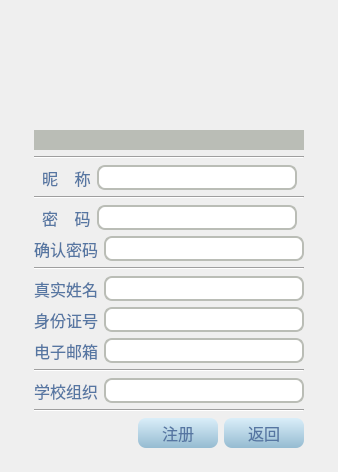
<?xml version="1.0" encoding="UTF-8"?>
<ui version="4.0">
 <class>Register</class>
 <widget class="QDialog" name="Register">
  <property name="geometry">
   <rect>
    <x>0</x>
    <y>0</y>
    <width>338</width>
    <height>472</height>
   </rect>
  </property>
  <property name="font">
   <font>
    <family>Ubuntu Mono</family>
    <pointsize>12</pointsize>
   </font>
  </property>
  <property name="windowTitle">
   <string>我的世界---注册</string>
  </property>
  <property name="styleSheet">
   <string notr="true">	color: rgb(86, 118, 162);</string>
  </property>
  <layout class="QVBoxLayout" name="verticalLayout_5">
   <item>
    <layout class="QHBoxLayout" name="horizontalLayout_12">
     <item>
      <spacer name="horizontalSpacer_22">
       <property name="orientation">
        <enum>Qt::Horizontal</enum>
       </property>
       <property name="sizeHint" stdset="0">
        <size>
         <width>40</width>
         <height>20</height>
        </size>
       </property>
      </spacer>
     </item>
     <item>
      <layout class="QVBoxLayout" name="verticalLayout_4">
       <item>
        <spacer name="verticalSpacer">
         <property name="orientation">
          <enum>Qt::Vertical</enum>
         </property>
         <property name="sizeHint" stdset="0">
          <size>
           <width>20</width>
           <height>27</height>
          </size>
         </property>
        </spacer>
       </item>
       <item>
        <layout class="QVBoxLayout" name="verticalLayout_3">
         <item>
          <layout class="QHBoxLayout" name="horizontalLayout_10">
           <item>
            <spacer name="horizontalSpacer_2">
             <property name="orientation">
              <enum>Qt::Horizontal</enum>
             </property>
             <property name="sizeHint" stdset="0">
              <size>
               <width>40</width>
               <height>20</height>
              </size>
             </property>
            </spacer>
           </item>
           <item>
            <widget class="QLabel" name="label_9">
             <property name="minimumSize">
              <size>
               <width>100</width>
               <height>100</height>
              </size>
             </property>
             <property name="maximumSize">
              <size>
               <width>100</width>
               <height>100</height>
              </size>
             </property>
             <property name="text">
              <string/>
             </property>
             <property name="pixmap">
              <pixmap resource="../resource/resource.qrc">:/png/ui_login.png</pixmap>
             </property>
             <property name="scaledContents">
              <bool>true</bool>
             </property>
            </widget>
           </item>
           <item>
            <spacer name="horizontalSpacer_3">
             <property name="orientation">
              <enum>Qt::Horizontal</enum>
             </property>
             <property name="sizeHint" stdset="0">
              <size>
               <width>40</width>
               <height>20</height>
              </size>
             </property>
            </spacer>
           </item>
          </layout>
         </item>
         <item>
          <layout class="QHBoxLayout" name="horizontalLayout_11">
           <item>
            <spacer name="horizontalSpacer_4">
             <property name="orientation">
              <enum>Qt::Horizontal</enum>
             </property>
             <property name="sizeHint" stdset="0">
              <size>
               <width>40</width>
               <height>20</height>
              </size>
             </property>
            </spacer>
           </item>
           <item>
            <layout class="QVBoxLayout" name="verticalLayout_2">
             <item>
              <widget class="QLabel" name="warning_label">
               <property name="font">
                <font>
                 <family>Ubuntu Mono</family>
                 <pointsize>11</pointsize>
                </font>
               </property>
               <property name="styleSheet">
                <string notr="true">color: rgb(204, 0, 0);
background-color: rgb(186, 189, 182);</string>
               </property>
               <property name="text">
                <string/>
               </property>
               <property name="alignment">
                <set>Qt::AlignCenter</set>
               </property>
               <property name="wordWrap">
                <bool>true</bool>
               </property>
              </widget>
             </item>
             <item>
              <widget class="Line" name="line_3">
               <property name="orientation">
                <enum>Qt::Horizontal</enum>
               </property>
              </widget>
             </item>
             <item>
              <layout class="QVBoxLayout" name="verticalLayout">
               <item>
                <layout class="QHBoxLayout" name="horizontalLayout">
                 <item>
                  <spacer name="horizontalSpacer_6">
                   <property name="orientation">
                    <enum>Qt::Horizontal</enum>
                   </property>
                   <property name="sizeHint" stdset="0">
                    <size>
                     <width>0</width>
                     <height>20</height>
                    </size>
                   </property>
                  </spacer>
                 </item>
                 <item>
                  <widget class="QLabel" name="label">
                   <property name="font">
                    <font>
                     <family>Ubuntu Mono</family>
                     <pointsize>12</pointsize>
                    </font>
                   </property>
                   <property name="styleSheet">
                    <string notr="true"/>
                   </property>
                   <property name="text">
                    <string>昵    称</string>
                   </property>
                  </widget>
                 </item>
                 <item>
                  <widget class="QLineEdit" name="ui_name">
                   <property name="minimumSize">
                    <size>
                     <width>200</width>
                     <height>25</height>
                    </size>
                   </property>
                   <property name="maximumSize">
                    <size>
                     <width>200</width>
                     <height>25</height>
                    </size>
                   </property>
                   <property name="font">
                    <font>
                     <family>Ubuntu Mono</family>
                     <pointsize>12</pointsize>
                    </font>
                   </property>
                   <property name="styleSheet">
                    <string notr="true">    border-style: outset;
    border-radius: 8px;
	color: rgb(86, 118, 162);
	border:2px solid rgb(186, 189, 182);</string>
                   </property>
                   <property name="maxLength">
                    <number>15</number>
                   </property>
                   <property name="alignment">
                    <set>Qt::AlignCenter</set>
                   </property>
                  </widget>
                 </item>
                 <item>
                  <spacer name="horizontalSpacer_7">
                   <property name="orientation">
                    <enum>Qt::Horizontal</enum>
                   </property>
                   <property name="sizeHint" stdset="0">
                    <size>
                     <width>0</width>
                     <height>20</height>
                    </size>
                   </property>
                  </spacer>
                 </item>
                </layout>
               </item>
               <item>
                <widget class="Line" name="line">
                 <property name="orientation">
                  <enum>Qt::Horizontal</enum>
                 </property>
                </widget>
               </item>
               <item>
                <layout class="QHBoxLayout" name="horizontalLayout_2">
                 <item>
                  <spacer name="horizontalSpacer_9">
                   <property name="orientation">
                    <enum>Qt::Horizontal</enum>
                   </property>
                   <property name="sizeHint" stdset="0">
                    <size>
                     <width>0</width>
                     <height>20</height>
                    </size>
                   </property>
                  </spacer>
                 </item>
                 <item>
                  <widget class="QLabel" name="label_6">
                   <property name="font">
                    <font>
                     <family>Ubuntu Mono</family>
                     <pointsize>12</pointsize>
                    </font>
                   </property>
                   <property name="styleSheet">
                    <string notr="true"/>
                   </property>
                   <property name="text">
                    <string>密    码</string>
                   </property>
                  </widget>
                 </item>
                 <item>
                  <widget class="QLineEdit" name="ui_password">
                   <property name="minimumSize">
                    <size>
                     <width>200</width>
                     <height>25</height>
                    </size>
                   </property>
                   <property name="maximumSize">
                    <size>
                     <width>200</width>
                     <height>25</height>
                    </size>
                   </property>
                   <property name="font">
                    <font>
                     <family>Ubuntu Mono</family>
                     <pointsize>12</pointsize>
                    </font>
                   </property>
                   <property name="styleSheet">
                    <string notr="true">    border-style: outset;
    border-radius: 8px;
	color: rgb(86, 118, 162);
	border:2px solid rgb(186, 189, 182);</string>
                   </property>
                   <property name="maxLength">
                    <number>15</number>
                   </property>
                   <property name="echoMode">
                    <enum>QLineEdit::Password</enum>
                   </property>
                   <property name="alignment">
                    <set>Qt::AlignCenter</set>
                   </property>
                  </widget>
                 </item>
                 <item>
                  <spacer name="horizontalSpacer_8">
                   <property name="orientation">
                    <enum>Qt::Horizontal</enum>
                   </property>
                   <property name="sizeHint" stdset="0">
                    <size>
                     <width>0</width>
                     <height>20</height>
                    </size>
                   </property>
                  </spacer>
                 </item>
                </layout>
               </item>
               <item>
                <layout class="QHBoxLayout" name="horizontalLayout_3">
                 <item>
                  <spacer name="horizontalSpacer_11">
                   <property name="orientation">
                    <enum>Qt::Horizontal</enum>
                   </property>
                   <property name="sizeHint" stdset="0">
                    <size>
                     <width>0</width>
                     <height>20</height>
                    </size>
                   </property>
                  </spacer>
                 </item>
                 <item>
                  <widget class="QLabel" name="label_5">
                   <property name="font">
                    <font>
                     <family>Ubuntu Mono</family>
                     <pointsize>12</pointsize>
                    </font>
                   </property>
                   <property name="styleSheet">
                    <string notr="true"/>
                   </property>
                   <property name="text">
                    <string>确认密码</string>
                   </property>
                  </widget>
                 </item>
                 <item>
                  <widget class="QLineEdit" name="ui_rpassword">
                   <property name="minimumSize">
                    <size>
                     <width>200</width>
                     <height>25</height>
                    </size>
                   </property>
                   <property name="maximumSize">
                    <size>
                     <width>200</width>
                     <height>25</height>
                    </size>
                   </property>
                   <property name="font">
                    <font>
                     <family>Ubuntu Mono</family>
                     <pointsize>12</pointsize>
                    </font>
                   </property>
                   <property name="styleSheet">
                    <string notr="true">    border-style: outset;
    border-radius: 8px;
	color: rgb(86, 118, 162);
	border:2px solid rgb(186, 189, 182);</string>
                   </property>
                   <property name="maxLength">
                    <number>15</number>
                   </property>
                   <property name="echoMode">
                    <enum>QLineEdit::Password</enum>
                   </property>
                   <property name="alignment">
                    <set>Qt::AlignCenter</set>
                   </property>
                  </widget>
                 </item>
                 <item>
                  <spacer name="horizontalSpacer_10">
                   <property name="orientation">
                    <enum>Qt::Horizontal</enum>
                   </property>
                   <property name="sizeHint" stdset="0">
                    <size>
                     <width>0</width>
                     <height>20</height>
                    </size>
                   </property>
                  </spacer>
                 </item>
                </layout>
               </item>
               <item>
                <widget class="Line" name="line_2">
                 <property name="orientation">
                  <enum>Qt::Horizontal</enum>
                 </property>
                </widget>
               </item>
               <item>
                <layout class="QHBoxLayout" name="horizontalLayout_4">
                 <item>
                  <spacer name="horizontalSpacer_13">
                   <property name="orientation">
                    <enum>Qt::Horizontal</enum>
                   </property>
                   <property name="sizeHint" stdset="0">
                    <size>
                     <width>0</width>
                     <height>20</height>
                    </size>
                   </property>
                  </spacer>
                 </item>
                 <item>
                  <widget class="QLabel" name="label_2">
                   <property name="font">
                    <font>
                     <family>Ubuntu Mono</family>
                     <pointsize>12</pointsize>
                    </font>
                   </property>
                   <property name="styleSheet">
                    <string notr="true"/>
                   </property>
                   <property name="text">
                    <string>真实姓名</string>
                   </property>
                  </widget>
                 </item>
                 <item>
                  <widget class="QLineEdit" name="ui_real_name">
                   <property name="minimumSize">
                    <size>
                     <width>200</width>
                     <height>25</height>
                    </size>
                   </property>
                   <property name="maximumSize">
                    <size>
                     <width>200</width>
                     <height>25</height>
                    </size>
                   </property>
                   <property name="font">
                    <font>
                     <family>Ubuntu Mono</family>
                     <pointsize>12</pointsize>
                    </font>
                   </property>
                   <property name="styleSheet">
                    <string notr="true">    border-style: outset;
    border-radius: 8px;
	color: rgb(86, 118, 162);
	border:2px solid rgb(186, 189, 182);</string>
                   </property>
                   <property name="maxLength">
                    <number>20</number>
                   </property>
                   <property name="alignment">
                    <set>Qt::AlignCenter</set>
                   </property>
                  </widget>
                 </item>
                 <item>
                  <spacer name="horizontalSpacer_12">
                   <property name="orientation">
                    <enum>Qt::Horizontal</enum>
                   </property>
                   <property name="sizeHint" stdset="0">
                    <size>
                     <width>0</width>
                     <height>20</height>
                    </size>
                   </property>
                  </spacer>
                 </item>
                </layout>
               </item>
               <item>
                <layout class="QHBoxLayout" name="horizontalLayout_5">
                 <item>
                  <spacer name="horizontalSpacer_20">
                   <property name="orientation">
                    <enum>Qt::Horizontal</enum>
                   </property>
                   <property name="sizeHint" stdset="0">
                    <size>
                     <width>0</width>
                     <height>20</height>
                    </size>
                   </property>
                  </spacer>
                 </item>
                 <item>
                  <widget class="QLabel" name="label_3">
                   <property name="font">
                    <font>
                     <family>Ubuntu Mono</family>
                     <pointsize>12</pointsize>
                    </font>
                   </property>
                   <property name="styleSheet">
                    <string notr="true"/>
                   </property>
                   <property name="text">
                    <string>身份证号</string>
                   </property>
                  </widget>
                 </item>
                 <item>
                  <widget class="QLineEdit" name="ui_id">
                   <property name="minimumSize">
                    <size>
                     <width>200</width>
                     <height>25</height>
                    </size>
                   </property>
                   <property name="maximumSize">
                    <size>
                     <width>200</width>
                     <height>25</height>
                    </size>
                   </property>
                   <property name="font">
                    <font>
                     <family>Ubuntu Mono</family>
                     <pointsize>12</pointsize>
                    </font>
                   </property>
                   <property name="styleSheet">
                    <string notr="true">    border-style: outset;
    border-radius: 8px;
	color: rgb(86, 118, 162);
	border:2px solid rgb(186, 189, 182);</string>
                   </property>
                   <property name="maxLength">
                    <number>18</number>
                   </property>
                   <property name="alignment">
                    <set>Qt::AlignCenter</set>
                   </property>
                  </widget>
                 </item>
                 <item>
                  <spacer name="horizontalSpacer_18">
                   <property name="orientation">
                    <enum>Qt::Horizontal</enum>
                   </property>
                   <property name="sizeHint" stdset="0">
                    <size>
                     <width>0</width>
                     <height>20</height>
                    </size>
                   </property>
                  </spacer>
                 </item>
                </layout>
               </item>
               <item>
                <layout class="QHBoxLayout" name="horizontalLayout_7">
                 <item>
                  <spacer name="horizontalSpacer_21">
                   <property name="orientation">
                    <enum>Qt::Horizontal</enum>
                   </property>
                   <property name="sizeHint" stdset="0">
                    <size>
                     <width>0</width>
                     <height>20</height>
                    </size>
                   </property>
                  </spacer>
                 </item>
                 <item>
                  <widget class="QLabel" name="label_4">
                   <property name="font">
                    <font>
                     <family>Ubuntu Mono</family>
                     <pointsize>12</pointsize>
                    </font>
                   </property>
                   <property name="styleSheet">
                    <string notr="true"/>
                   </property>
                   <property name="text">
                    <string>电子邮箱</string>
                   </property>
                  </widget>
                 </item>
                 <item>
                  <widget class="QLineEdit" name="ui_mail">
                   <property name="minimumSize">
                    <size>
                     <width>200</width>
                     <height>25</height>
                    </size>
                   </property>
                   <property name="maximumSize">
                    <size>
                     <width>200</width>
                     <height>25</height>
                    </size>
                   </property>
                   <property name="font">
                    <font>
                     <family>Ubuntu Mono</family>
                     <pointsize>12</pointsize>
                    </font>
                   </property>
                   <property name="styleSheet">
                    <string notr="true">    border-style: outset;
    border-radius: 8px;
	color: rgb(86, 118, 162);
	border:2px solid rgb(186, 189, 182);</string>
                   </property>
                   <property name="maxLength">
                    <number>50</number>
                   </property>
                   <property name="alignment">
                    <set>Qt::AlignCenter</set>
                   </property>
                  </widget>
                 </item>
                 <item>
                  <spacer name="horizontalSpacer_19">
                   <property name="orientation">
                    <enum>Qt::Horizontal</enum>
                   </property>
                   <property name="sizeHint" stdset="0">
                    <size>
                     <width>0</width>
                     <height>20</height>
                    </size>
                   </property>
                  </spacer>
                 </item>
                </layout>
               </item>
               <item>
                <widget class="Line" name="line_4">
                 <property name="orientation">
                  <enum>Qt::Horizontal</enum>
                 </property>
                </widget>
               </item>
               <item>
                <layout class="QHBoxLayout" name="horizontalLayout_8">
                 <item>
                  <spacer name="horizontalSpacer_16">
                   <property name="orientation">
                    <enum>Qt::Horizontal</enum>
                   </property>
                   <property name="sizeHint" stdset="0">
                    <size>
                     <width>0</width>
                     <height>20</height>
                    </size>
                   </property>
                  </spacer>
                 </item>
                 <item>
                  <widget class="QLabel" name="label_8">
                   <property name="font">
                    <font>
                     <family>Ubuntu Mono</family>
                     <pointsize>12</pointsize>
                    </font>
                   </property>
                   <property name="styleSheet">
                    <string notr="true"/>
                   </property>
                   <property name="text">
                    <string>学校组织</string>
                   </property>
                  </widget>
                 </item>
                 <item>
                  <spacer name="horizontalSpacer_14">
                   <property name="orientation">
                    <enum>Qt::Horizontal</enum>
                   </property>
                   <property name="sizeHint" stdset="0">
                    <size>
                     <width>0</width>
                     <height>20</height>
                    </size>
                   </property>
                  </spacer>
                 </item>
                 <item>
                  <widget class="QLineEdit" name="ui_organization">
                   <property name="minimumSize">
                    <size>
                     <width>200</width>
                     <height>25</height>
                    </size>
                   </property>
                   <property name="maximumSize">
                    <size>
                     <width>200</width>
                     <height>25</height>
                    </size>
                   </property>
                   <property name="font">
                    <font>
                     <family>Ubuntu Mono</family>
                     <pointsize>12</pointsize>
                    </font>
                   </property>
                   <property name="styleSheet">
                    <string notr="true">    border-style: outset;
    border-radius: 8px;
	color: rgb(86, 118, 162);
	border:2px solid rgb(186, 189, 182);</string>
                   </property>
                   <property name="maxLength">
                    <number>50</number>
                   </property>
                   <property name="alignment">
                    <set>Qt::AlignCenter</set>
                   </property>
                  </widget>
                 </item>
                </layout>
               </item>
               <item>
                <widget class="Line" name="line_5">
                 <property name="orientation">
                  <enum>Qt::Horizontal</enum>
                 </property>
                </widget>
               </item>
              </layout>
             </item>
             <item>
              <layout class="QHBoxLayout" name="horizontalLayout_9">
               <item>
                <spacer name="horizontalSpacer">
                 <property name="orientation">
                  <enum>Qt::Horizontal</enum>
                 </property>
                 <property name="sizeHint" stdset="0">
                  <size>
                   <width>40</width>
                   <height>20</height>
                  </size>
                 </property>
                </spacer>
               </item>
               <item>
                <widget class="QPushButton" name="ui_register">
                 <property name="minimumSize">
                  <size>
                   <width>80</width>
                   <height>30</height>
                  </size>
                 </property>
                 <property name="maximumSize">
                  <size>
                   <width>80</width>
                   <height>30</height>
                  </size>
                 </property>
                 <property name="styleSheet">
                  <string notr="true">QPushButton{
    background-color: qlineargradient(spread:pad, x1:0, y1:1, x2:0, y2:0, stop:0 rgba(149, 187, 209, 255), stop:1 rgba(218, 238, 249, 255));
    border-style: outset;
    border-radius: 8px;
	color:rgb(86, 118, 162);
    }
QPushButton:pressed {
    background-color: qlineargradient(spread:pad, x1:0, y1:1, x2:0, y2:0, stop:0 rgba(17, 100, 162, 255), stop:1 rgba(61, 140, 201, 255));
    border-style: inset;
    border-radius: 8px;
	color:white;
    }</string>
                 </property>
                 <property name="text">
                  <string>注册</string>
                 </property>
                </widget>
               </item>
               <item>
                <widget class="QPushButton" name="ui_back">
                 <property name="minimumSize">
                  <size>
                   <width>80</width>
                   <height>30</height>
                  </size>
                 </property>
                 <property name="maximumSize">
                  <size>
                   <width>80</width>
                   <height>30</height>
                  </size>
                 </property>
                 <property name="styleSheet">
                  <string notr="true">QPushButton{
    background-color: qlineargradient(spread:pad, x1:0, y1:1, x2:0, y2:0, stop:0 rgba(149, 187, 209, 255), stop:1 rgba(218, 238, 249, 255));
    border-style: outset;
    border-radius: 8px;
	color:rgb(86, 118, 162);
    }
QPushButton:pressed {
    background-color: qlineargradient(spread:pad, x1:0, y1:1, x2:0, y2:0, stop:0 rgba(17, 100, 162, 255), stop:1 rgba(61, 140, 201, 255));
    border-style: inset;
    border-radius: 8px;
	color:white;
    }</string>
                 </property>
                 <property name="text">
                  <string>返回</string>
                 </property>
                </widget>
               </item>
              </layout>
             </item>
            </layout>
           </item>
           <item>
            <spacer name="horizontalSpacer_5">
             <property name="orientation">
              <enum>Qt::Horizontal</enum>
             </property>
             <property name="sizeHint" stdset="0">
              <size>
               <width>40</width>
               <height>20</height>
              </size>
             </property>
            </spacer>
           </item>
          </layout>
         </item>
        </layout>
       </item>
       <item>
        <spacer name="verticalSpacer_2">
         <property name="orientation">
          <enum>Qt::Vertical</enum>
         </property>
         <property name="sizeHint" stdset="0">
          <size>
           <width>20</width>
           <height>27</height>
          </size>
         </property>
        </spacer>
       </item>
      </layout>
     </item>
     <item>
      <spacer name="horizontalSpacer_23">
       <property name="orientation">
        <enum>Qt::Horizontal</enum>
       </property>
       <property name="sizeHint" stdset="0">
        <size>
         <width>40</width>
         <height>20</height>
        </size>
       </property>
      </spacer>
     </item>
    </layout>
   </item>
  </layout>
 </widget>
 <resources>
  <include location="../resource/resource.qrc"/>
 </resources>
 <connections/>
</ui>
